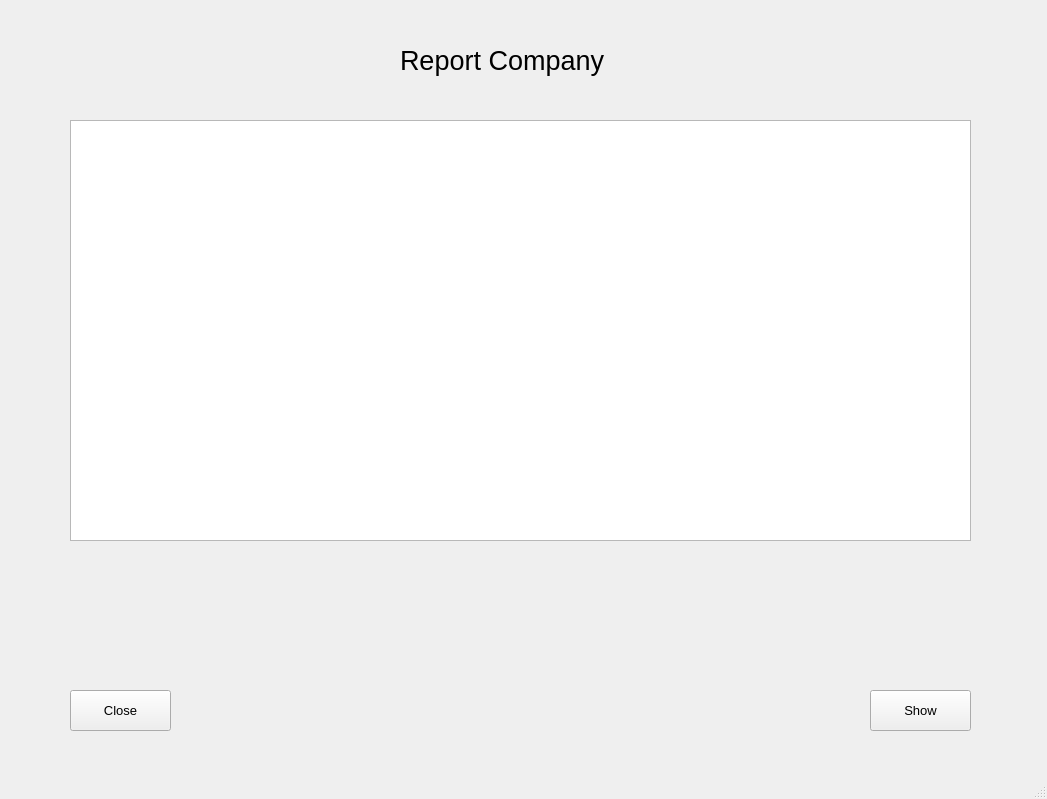
<?xml version="1.0" encoding="UTF-8"?>
<ui version="4.0">
 <class>Report_compani</class>
 <widget class="QMainWindow" name="Report_compani">
  <property name="geometry">
   <rect>
    <x>0</x>
    <y>0</y>
    <width>1047</width>
    <height>799</height>
   </rect>
  </property>
  <property name="windowTitle">
   <string>MainWindow</string>
  </property>
  <widget class="QWidget" name="centralwidget">
   <widget class="QPushButton" name="pushButton_show">
    <property name="geometry">
     <rect>
      <x>870</x>
      <y>690</y>
      <width>101</width>
      <height>41</height>
     </rect>
    </property>
    <property name="font">
     <font>
      <pointsize>10</pointsize>
     </font>
    </property>
    <property name="text">
     <string>Show</string>
    </property>
   </widget>
   <widget class="QTableView" name="tableView_ReCompany">
    <property name="geometry">
     <rect>
      <x>70</x>
      <y>120</y>
      <width>901</width>
      <height>421</height>
     </rect>
    </property>
   </widget>
   <widget class="QLabel" name="label">
    <property name="geometry">
     <rect>
      <x>400</x>
      <y>10</y>
      <width>251</width>
      <height>101</height>
     </rect>
    </property>
    <property name="font">
     <font>
      <pointsize>20</pointsize>
     </font>
    </property>
    <property name="text">
     <string>Report Company</string>
    </property>
   </widget>
   <widget class="QPushButton" name="pushButton_close">
    <property name="geometry">
     <rect>
      <x>70</x>
      <y>690</y>
      <width>101</width>
      <height>41</height>
     </rect>
    </property>
    <property name="font">
     <font>
      <pointsize>10</pointsize>
     </font>
    </property>
    <property name="text">
     <string>Close</string>
    </property>
   </widget>
  </widget>
  <widget class="QMenuBar" name="menubar">
   <property name="geometry">
    <rect>
     <x>0</x>
     <y>0</y>
     <width>1047</width>
     <height>25</height>
    </rect>
   </property>
  </widget>
  <widget class="QStatusBar" name="statusbar"/>
 </widget>
 <resources/>
 <connections/>
</ui>
